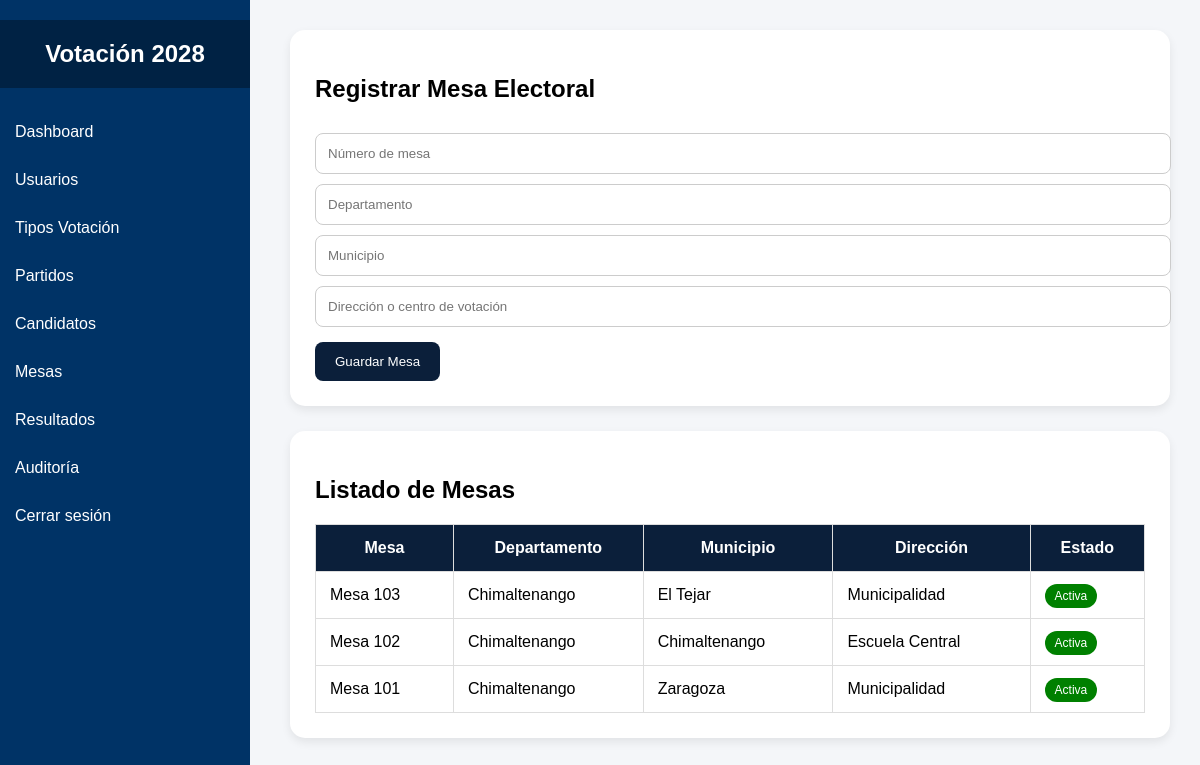
Page /admin/mesas.php on the committed database.
### tables this page shows
CREATE TABLE `mesas` (
  `id` int(11) NOT NULL,
  `numero_mesa` varchar(20) DEFAULT NULL,
  `departamento` varchar(100) DEFAULT NULL,
  `municipio` varchar(100) DEFAULT NULL,
  `direccion` text DEFAULT NULL,
  `estado` enum('Activa','Inactiva') DEFAULT 'Activa'
);

### admin/mesas.php (the view, shortened to what this page needs)
<?php
require_once("../includes/conexion.php");
$mesas = mysqli_query($con,"
SELECT * FROM mesas
ORDER BY id DESC
");
?>
<!DOCTYPE html>
<html lang="es">
<head>
<link rel="stylesheet" href="../assets/css/style.css">
</head>
<body>
<?php include '../includes/sidebar.php'; ?>
<div class="main">
<div class="card">
<h2>Registrar Mesa Electoral</h2>
<form method="POST">
<input
type="text"
name="numero"
placeholder="Número de mesa"
required
>
<input
type="text"
name="departamento"
placeholder="Departamento"
required
>
<input
type="text"
name="municipio"
placeholder="Municipio"
required
>
<input
type="text"
name="direccion"
placeholder="Dirección o centro de votación"
required
>
<button name="guardar">
Guardar Mesa
</button>
</form>
</div>
<div class="card">
<h2>Listado de Mesas</h2>
<table>
<tr>
<th>Mesa</th>
<th>Departamento</th>
<th>Municipio</th>
<th>Dirección</th>
<th>Estado</th>
</tr>
<?php while($m=mysqli_fetch_assoc($mesas)){ ?>
<tr>
<td>
<?php echo $m['numero_mesa']; ?>
</td>
<td>
<?php echo $m['departamento']; ?>
</td>
<td>
<?php echo $m['municipio']; ?>
</td>
<td>
<?php echo $m['direccion']; ?>
</td>
<td>
<span class="estado">
<?php echo $m['estado']; ?>
</span>
</td>
</tr>
<?php } ?>
</table>
</div>
</div>
</body>
</html

### assets/css/style.css (style rules this page uses)
body { margin:0; font-family:Arial; background:#f4f6f9; }
.main { margin-left:250px; padding:20px; }
.card { background:white; padding:20px; border-radius:10px; box-shadow:0px 2px 5px rgba(0,0,0,0.2); margin-bottom:20px; }
input,select { width:100%; padding:10px; margin-top:10px; border:1px solid #ccc; border-radius:5px; }
button { background:#0066cc; color:white; border:none; padding:10px 20px; border-radius:5px; cursor:pointer; }
table { width:100%; border-collapse:collapse; }
table th,table td { border:1px solid #ddd; padding:10px; }

### admin/mesas.php (style rules this page uses)
body { margin:0; font-family:Arial; background:#f4f6f9; }
.main { margin-left:260px; padding:30px; }
.card { background:white; padding:25px; border-radius:15px; box-shadow:0px 4px 10px rgba(0,0,0,0.08); margin-bottom:25px; }
input { width:100%; padding:12px; margin-top:10px; border:1px solid #ccc; border-radius:8px; }
button { margin-top:15px; padding:12px 20px; background:#0b1f3a; color:white; border:none; border-radius:8px; cursor:pointer; }
table { width:100%; border-collapse:collapse; }
table th { background:#0b1f3a; color:white; padding:14px; }
table td { padding:14px; border-bottom:1px solid #ddd; }
.estado { background:green; color:white; padding:5px 10px; border-radius:20px; font-size:12px; }

### rows in the picture
mesas: numero_mesa "Mesa 103", departamento "Chimaltenango", municipio "El Tejar", direccion "Municipalidad", estado "Activa"
mesas: numero_mesa "Mesa 102", departamento "Chimaltenango", municipio "Chimaltenango", direccion "Escuela Central", estado "Activa"
mesas: numero_mesa "Mesa 101", departamento "Chimaltenango", municipio "Zaragoza", direccion "Municipalidad", estado "Activa"
